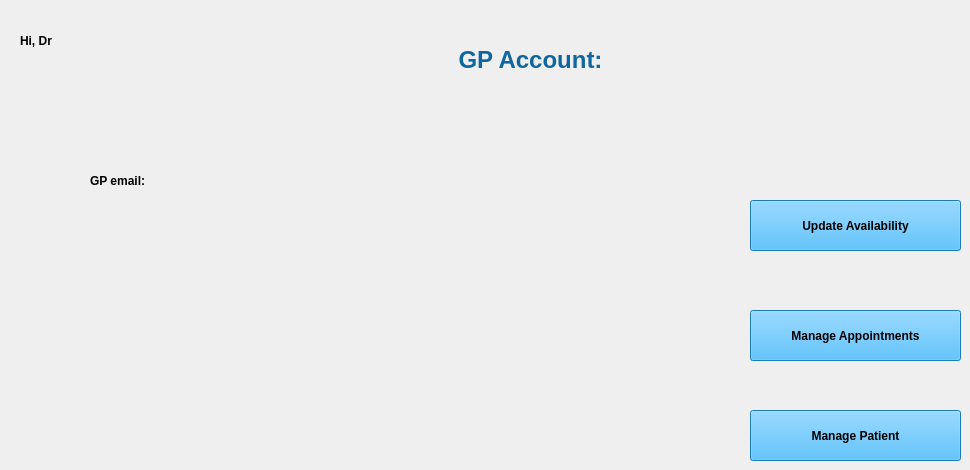
    <widget class="QWidget" name="GPAccountPage">
     <widget class="QPushButton" name="AvailabilityPushButton">
      <property name="geometry">
       <rect>
        <x>750</x>
        <y>200</y>
        <width>211</width>
        <height>51</height>
       </rect>
      </property>
      <property name="font">
       <font>
        <weight>75</weight>
        <bold>true</bold>
       </font>
      </property>
      <property name="styleSheet">
       <string notr="true">background-color: rgb(37, 172, 255)</string>
      </property>
      <property name="text">
       <string>Update Availability</string>
      </property>
     </widget>
     <widget class="QPushButton" name="AppointmentPushButton">
      <property name="geometry">
       <rect>
        <x>750</x>
        <y>310</y>
        <width>211</width>
        <height>51</height>
       </rect>
      </property>
      <property name="font">
       <font>
        <weight>75</weight>
        <bold>true</bold>
       </font>
      </property>
      <property name="styleSheet">
       <string notr="true">background-color: rgb(37, 172, 255)</string>
      </property>
      <property name="text">
       <string>Manage Appointments</string>
      </property>
     </widget>
     <widget class="QLabel" name="GPemail_label">
      <property name="geometry">
       <rect>
        <x>90</x>
        <y>160</y>
        <width>261</width>
        <height>41</height>
       </rect>
      </property>
      <property name="font">
       <font>
        <weight>75</weight>
        <bold>true</bold>
       </font>
      </property>
      <property name="text">
       <string>GP email:</string>
      </property>
     </widget>
     <widget class="QLabel" name="GPname_label">
      <property name="geometry">
       <rect>
        <x>20</x>
        <y>20</y>
        <width>271</width>
        <height>41</height>
       </rect>
      </property>
      <property name="font">
       <font>
        <weight>75</weight>
        <bold>true</bold>
       </font>
      </property>
      <property name="text">
       <string>Hi, Dr </string>
      </property>
     </widget>
     <widget class="QLabel" name="general_label_2">
      <property name="geometry">
       <rect>
        <x>340</x>
        <y>40</y>
        <width>381</width>
        <height>41</height>
       </rect>
      </property>
      <property name="text">
       <string>&lt;html&gt;&lt;head/&gt;&lt;body&gt;&lt;p align=&quot;center&quot;&gt;&lt;span style=&quot; font-size:18pt; font-weight:600; color:#10669f;&quot;&gt;GP Account:&lt;/span&gt;&lt;/p&gt;&lt;/body&gt;&lt;/html&gt;</string>
      </property>
      <property name="wordWrap">
       <bool>true</bool>
      </property>
     </widget>
     <widget class="QPushButton" name="ManagePatientPushButton">
      <property name="geometry">
       <rect>
        <x>750</x>
        <y>410</y>
        <width>211</width>
        <height>51</height>
       </rect>
      </property>
      <property name="font">
       <font>
        <weight>75</weight>
        <bold>true</bold>
       </font>
      </property>
      <property name="styleSheet">
       <string notr="true">background-color: rgb(37, 172, 255)</string>
      </property>
      <property name="text">
       <string>Manage Patient</string>
      </property>
     </widget>
    </widget>
